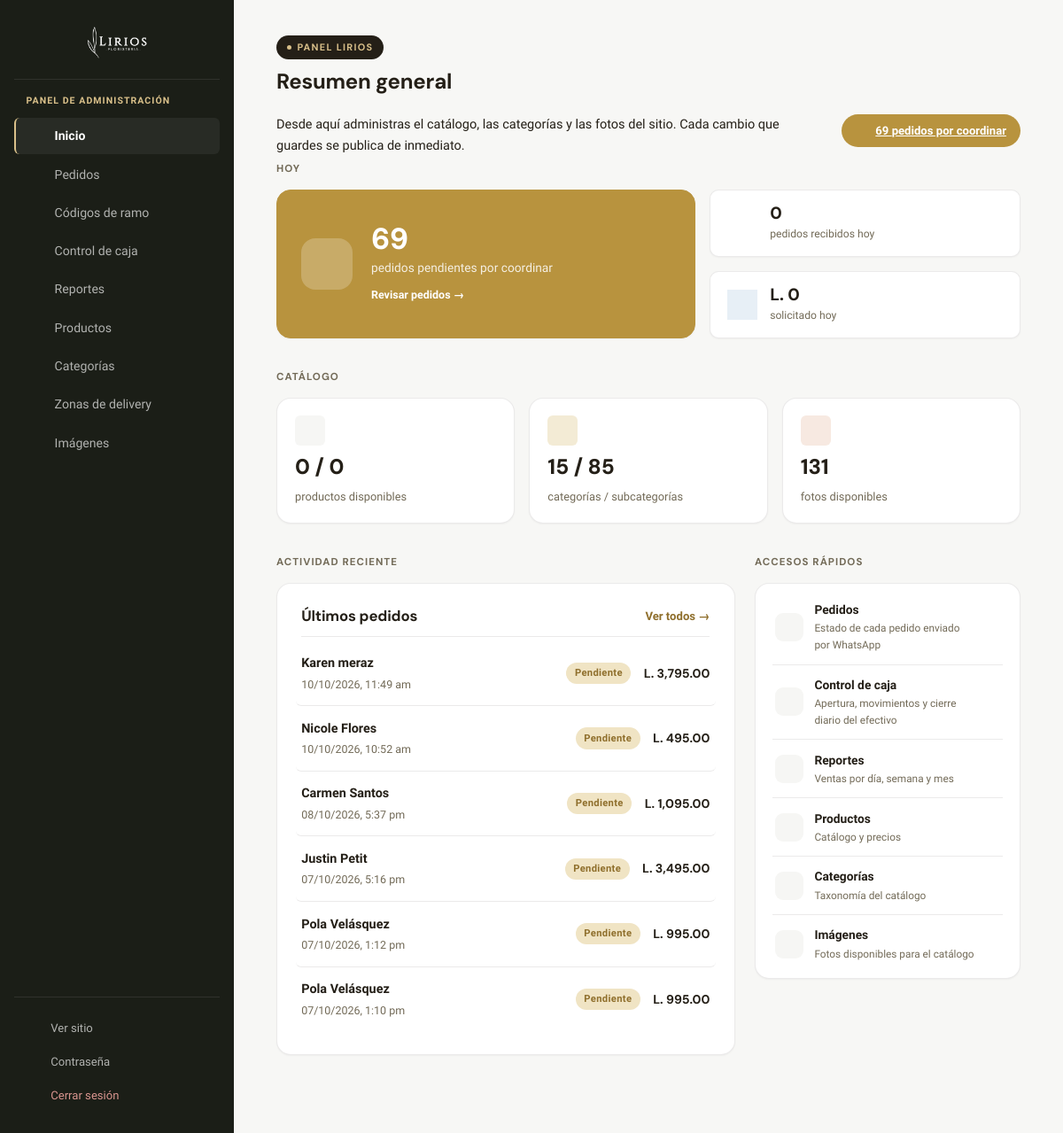
Screenshot of /admin/dashboard.php (signed in) with the database file from the repository.
### tables this page shows
CREATE TABLE pedidos (
  id                   INT AUTO_INCREMENT PRIMARY KEY,
  cliente_nombre       VARCHAR(150) DEFAULT NULL,
  telefono             VARCHAR(30) DEFAULT NULL,
  fecha_entrega        DATE DEFAULT NULL,
  hora_entrega         VARCHAR(20) DEFAULT NULL,
  tipo_entrega         VARCHAR(40) DEFAULT NULL,
  direccion            VARCHAR(300) DEFAULT NULL,
  zona_delivery_id     INT DEFAULT NULL,
  zona_delivery_nombre VARCHAR(100) DEFAULT NULL,  
  costo_delivery       DECIMAL(10,2) NOT NULL DEFAULT 0,
  dedicatoria          VARCHAR(300) DEFAULT NULL,
  forma_pago           VARCHAR(100) DEFAULT NULL,
  nota                 VARCHAR(500) DEFAULT NULL,
  ip                   VARCHAR(45) DEFAULT NULL,
  estado               ENUM('pendiente','coordinado','entregado') NOT NULL DEFAULT 'pendiente',
  total                DECIMAL(10,2) NOT NULL,
  origen               ENUM('web','manual') NOT NULL DEFAULT 'web',   
  descripcion          VARCHAR(500) DEFAULT NULL,          
  canal                ENUM('web','tienda','whatsapp') NOT NULL DEFAULT 'web',   
  vendedor             VARCHAR(100) DEFAULT NULL,          
  creado_en            DATETIME NOT NULL DEFAULT CURRENT_TIMESTAMP,
  FOREIGN KEY (zona_delivery_id) REFERENCES zonas_delivery(id) ON DELETE SET NULL
);

### config/db.php (called while the page is built, shortened)
<?php
function db(): PDO
{
    static $pdo = null;
    if ($pdo === null) {
        try {
            $pdo = new PDO(
                'mysql:host=' . DB_HOST . ';dbname=' . DB_NAME . ';charset=utf8mb4',
                DB_USER,
                DB_PASS,
                [
                    PDO::ATTR_ERRMODE => PDO::ERRMODE_EXCEPTION,
                    PDO::ATTR_DEFAULT_FETCH_MODE => PDO::FETCH_ASSOC,
                    PDO::ATTR_EMULATE_PREPARES => false,
                ]
            );
        } catch (PDOException $e) {
            error_log('[lirios] No se pudo conectar a la base de datos: ' . $e->getMessage());
            fallar_conexion_bd();
        }
    }
    return $pdo;
}

### admin/includes/functions.php (called while the page is built, shortened)
<?php
function e(?string $texto): string
{
    return htmlspecialchars((string) $texto, ENT_QUOTES, 'UTF-8');
}

### admin/dashboard.php (the view, shortened to what this page needs)
<?php
require_once __DIR__ . '/includes/functions.php';
require_once __DIR__ . '/includes/layout.php';
$totalProductos = (int) db()->query('SELECT COUNT(*) FROM productos')->fetchColumn();
$totalDisponibles = (int) db()->query('SELECT COUNT(*) FROM productos WHERE disponible = 1')->fetchColumn();
$totalCategorias = (int) db()->query('SELECT COUNT(*) FROM categorias')->fetchColumn();
$totalSubcategorias = (int) db()->query('SELECT COUNT(*) FROM subcategorias')->fetchColumn();
$imagenes = is_dir(IMAGENES_DIR)
    ? glob(IMAGENES_DIR . '/*.{jpg,jpeg,png,webp}', GLOB_BRACE)
    : [];
$stmtHoy = db()->prepare('SELECT COUNT(*) AS pedidos, COALESCE(SUM(total),0) AS ingresos FROM pedidos WHERE creado_en >= ?');
$stmtHoy->execute([date('Y-m-d') . ' 00:00:00']);
$hoy = $stmtHoy->fetch();
$pedidosHoy = (int) $hoy['pedidos'];
$ingresosHoy = (float) $hoy['ingresos'];
$pedidosPendientes = (int) db()->query("SELECT COUNT(*) FROM pedidos WHERE estado = 'pendiente'")->fetchColumn();
$pedidosRecientes = db()->query(
    'SELECT id, cliente_nombre, total, estado, creado_en FROM pedidos ORDER BY creado_en DESC LIMIT 6'
)->fetchAll();
$accesos = [
    ['pedidos.php', 'pedidos', 'Pedidos', 'Estado de cada pedido enviado por WhatsApp'],
    ['caja.php', 'caja', 'Control de caja', 'Apertura, movimientos y cierre diario del efectivo'],
    ['reportes.php', 'reportes', 'Reportes', 'Ventas por día, semana y mes'],
    ['productos.php', 'productos', 'Productos', 'Catálogo y precios'],
    ['categorias.php', 'categorias', 'Categorías', 'Taxonomía del catálogo'],
    ['subir-imagen.php', 'imagenes', 'Imágenes', 'Fotos disponibles para el catálogo'],
];
?>
<div class="dash-intro-row">
  <p class="intro">Desde aquí administras el catálogo, las categorías y las fotos del sitio. Cada cambio que guardes se publica de inmediato.</p>
  <?php if ($pedidosPendientes > 0): ?>
    <a href="pedidos.php" class="estado-pill alerta"><?= admin_icono('pedidos') ?> <?= $pedidosPendientes ?> <?= $pedidosPendientes === 1 ? 'pedido por coordinar' : 'pedidos por coordinar' ?></a>
  <?php else: ?>
    <span class="estado-pill ok"><?= admin_icono('check') ?> Todo al día</span>
  <?php endif; ?>
</div>
<div class="dash-section">
  <span class="section-label">Hoy</span>
  <div class="hero-grid">
    <a href="pedidos.php" class="hero-tile <?= $pedidosPendientes > 0 ? 'alerta' : '' ?>">
      <span class="hero-icono"><?= admin_icono($pedidosPendientes > 0 ? 'pedidos' : 'check') ?></span>
      <div>
        <span class="hero-num"><?= $pedidosPendientes ?></span>
        <span class="hero-lbl"><?= $pedidosPendientes > 0 ? ($pedidosPendientes === 1 ? 'pedido pendiente por coordinar' : 'pedidos pendientes por coordinar') : 'pedidos pendientes — no hay nada esperando' ?></span>
        <span class="hero-cta">Revisar pedidos →</span>
      </div>
    </a>
    <div class="hero-stack">
      <div class="mini-tile">
        <span class="kpi-icono"><?= admin_icono('reportes') ?></span>
        <div>
          <span class="num"><?= $pedidosHoy ?></span>
          <span class="lbl">pedidos recibidos hoy</span>
        </div>
      </div>
      <div class="mini-tile">
        <span class="kpi-icono azul"><?= admin_icono('reportes') ?></span>
        <div>
          <span class="num">L. <?= number_format($ingresosHoy, 0) ?></span>
          <span class="lbl">solicitado hoy</span>
        </div>
      </div>
    </div>
  </div>
</div>
<div class="dash-section">
  <span class="section-label">Catálogo</span>
  <div class="kpi-grid">
    <div class="kpi-tile">
      <span class="kpi-icono"><?= admin_icono('productos') ?></span>
      <span class="num"><?= $totalDisponibles ?> / <?= $totalProductos ?></span>
      <span class="lbl">productos disponibles</span>
    </div>
    <div class="kpi-tile">
      <span class="kpi-icono salvia"><?= admin_icono('categorias') ?></span>
      <span class="num"><?= $totalCategorias ?> / <?= $totalSubcategorias ?></span>
      <span class="lbl">categorías / subcategorías</span>
    </div>
    <div class="kpi-tile">
      <span class="kpi-icono terracota"><?= admin_icono('imagenes') ?></span>
      <span class="num"><?= count($imagenes) ?></span>
      <span class="lbl">fotos disponibles</span>
    </div>
  </div>
</div>
<div class="dash-body">
  <div class="dash-section" style="margin-bottom:0">
    <span class="section-label">Actividad reciente</span>
    <div class="panel">
      <div class="panel-header">
        <h2>Últimos pedidos</h2>
        <a class="ver-todo" href="pedidos.php">Ver todos →</a>
      </div>
      <?php if (!$pedidosRecientes): ?>
        <div class="panel-empty">
          <span class="panel-empty-icono"><?= admin_icono('pedidos') ?></span>
          <p>Todavía no ha entrado ningún pedido. En cuanto una clienta envíe uno por WhatsApp, aparecerá aquí.</p>
        </div>
      <?php else: ?>
        <div class="activity-list">
          <?php foreach ($pedidosRecientes as $p): ?>
            <a class="activity-row" href="pedidos.php">
              <div class="activity-main">
                <strong><?= e($p['cliente_nombre'] ?: 'Sin nombre') ?></strong>
                <span><?= e(date('d/m/Y, g:i a', strtotime($p['creado_en']))) ?></span>
              </div>
              <div class="activity-meta">
                <span class="badge <?= e($p['estado']) ?>"><?= e(ESTADOS_PEDIDO[$p['estado']] ?? $p['estado']) ?></span>
                <span class="monto">L. <?= number_format((float) $p['total'], 2) ?></span>
              </div>
            </a>
          <?php endforeach; ?>
        </div>
      <?php endif; ?>
    </div>
  </div>
  <div class="dash-section" style="margin-bottom:0">
    <span class="section-label">Accesos rápidos</span>
    <div class="panel" style="padding:0.4rem 1.2rem">
      <nav class="rail-menu">
        <?php foreach ($accesos as [$url, $icono, $nombre, $descripcion]): ?>
          <a href="<?= e($url) ?>">
            <span class="rail-icono"><?= admin_icono($icono) ?></span>
            <span class="rail-texto"><strong><?= e($nombre) ?></strong><small><?= e($descripcion) ?></small></span>
            <span class="chevron"><?= admin_icono('chevron') ?></span>
          </a>
        <?php endforeach; ?>
      </nav>
    </div>
  </div>
</div>

### rows the page displays
pedidos: cliente_nombre "Karen meraz", creado_en "10/10/2026, 11:49 am", estado "Pendiente", total "3,795.00"
pedidos: cliente_nombre "Nicole Flores", creado_en "10/10/2026, 10:52 am", estado "Pendiente", total "495.00"
pedidos: cliente_nombre "Carmen Santos", creado_en "08/10/2026, 5:37 pm", estado "Pendiente", total "1,095.00"
pedidos: cliente_nombre "Justin Petit", creado_en "07/10/2026, 5:16 pm", estado "Pendiente", total "3,495.00"
pedidos: cliente_nombre "Pola Velásquez", creado_en "07/10/2026, 1:12 pm", estado "Pendiente", total "995.00"
pedidos: cliente_nombre "Pola Velásquez", creado_en "07/10/2026, 1:10 pm", estado "Pendiente", total "995.00"

### other values shown
$nombre "Inicio"
$nombre "Pedidos"
$nombre "Códigos de ramo"
$nombre "Control de caja"
$nombre "Reportes"
$nombre "Productos"
$nombre "Categorías"
$nombre "Zonas de delivery"
$nombre "Imágenes"
$titulo "Resumen general"
$pedidosPendientes "69"
$pedidosHoy "0"
$ingresosHoy "0"
$totalDisponibles "0"
$totalProductos "0"
